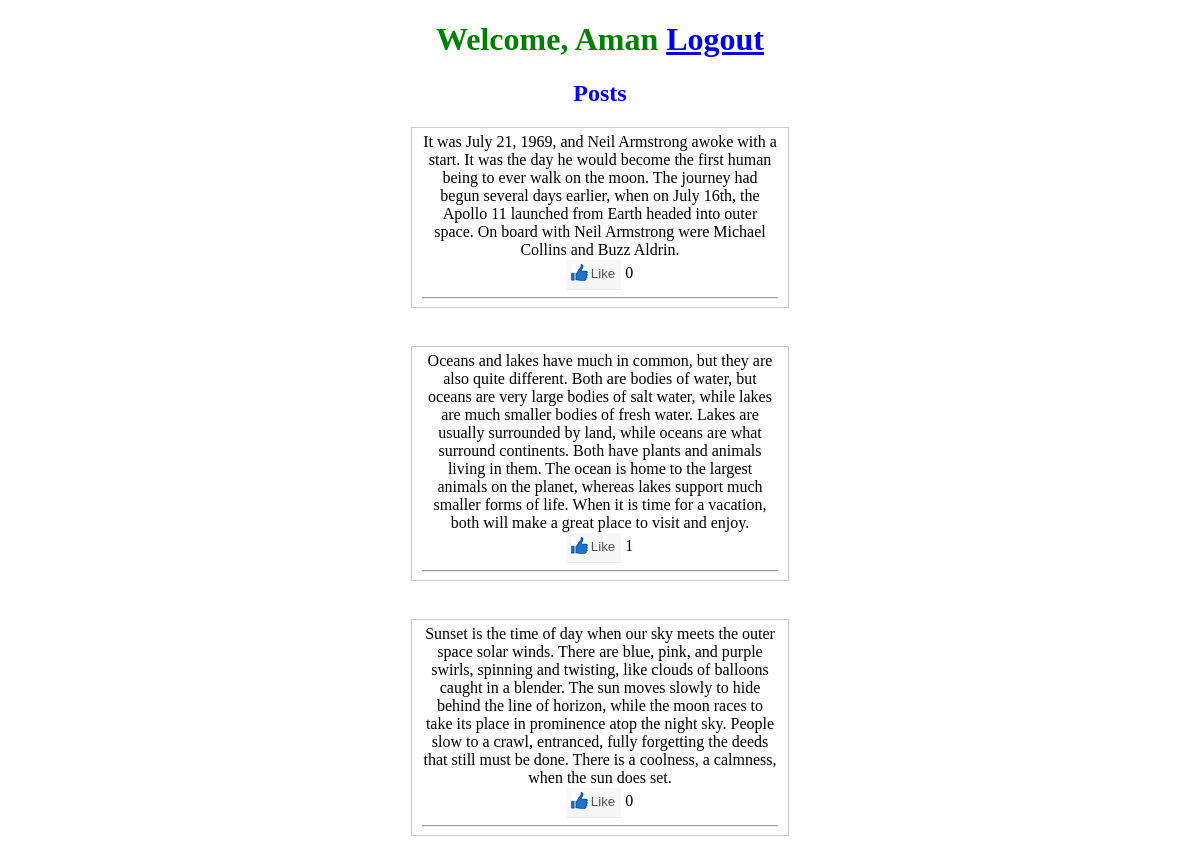
Screenshot of /home.php (signed in) with the database file from the repository.
### tables this page shows
CREATE TABLE IF NOT EXISTS `user` (
  `userid` int(11) NOT NULL AUTO_INCREMENT,
  `username` varchar(30) NOT NULL,
  `password` varchar(30) NOT NULL,
  `your_name` varchar(60) NOT NULL,
  PRIMARY KEY (`userid`)
);

CREATE TABLE IF NOT EXISTS `post` (
  `postid` int(11) NOT NULL AUTO_INCREMENT,
  `post_text` varchar(6000) NOT NULL,
  PRIMARY KEY (`postid`)
);

### home.php (the view, shortened to what this page needs)
<?php
	include('connect.php');
	$uquery=mysqli_query($conn,"select * from `user` where userid='".$_SESSION['userid']."'");
	$urow=mysqli_fetch_assoc($uquery);
?>
<!DOCTYPE html>
<html>
<head>
<link rel="stylesheet" href="https://cdnjs.cloudflare.com/ajax/libs/font-awesome/4.7.0/css/font-awesome.min.css">
</head>
<body>
<div>
	<h1>Welcome, <?php echo $urow['your_name']; ?> <a href="logout.php">Logout</a></h1>
	<h2>Posts</h2>
	<?php
		$query=mysqli_query($conn,"select * from `post`");
		while($row=mysqli_fetch_array($query)){
			?>
				<div class="post">
				<?php echo $row['post_text']; ?><br>
				<div>
						<?php
							$query1=mysqli_query($conn,"select * from `like` where postid='".$row['postid']."' and userid='".$_SESSION['userid']."'");
							if (mysqli_num_rows($query1)>0){
								?>
                                <button value="<?php echo $row['postid']; ?>" class="unlike">Unlike</button>
								<?php
							}
							else{
								?>
								<button value="<?php echo $row['postid']; ?>" class="like">Like</button>
								<?php
							}
						?>
					<span id="show_like<?php echo $row['postid']; ?>">
						<?php
							$query3=mysqli_query($conn,"select * from `like` where postid='".$row['postid']."'");
							echo mysqli_num_rows($query3);
						?>
					</span>
					<hr>
				</div>
				</div><br>
			<?php
		}
	?>
</div>
</body>
</html>

### home.php (style rules this page uses)
body { padding-top: px; text-align: center; }
.post { width: 30%; margin: 10px auto; border: 1px solid #cbcbcb; padding: 5px 10px 0px 10px; }
h1 { color: green; }
h2 { color: blue; }
.like { background-image: url(like.png); background-color: hsl(0, 0%, 97%); background-repeat: no-repeat; background-position: 4px 5px; border: none; cursor: pointer; height: 30px; padding-left: 24px; vertical-align: middle; color: hsl(0, 0%, 33%); border-color: hsl(0, 0%, 60%); -webkit-box-shadow: inset 0 1px 0 hsl(0, 100%, 100%),0 1px 0 hsla(0, 0%, 0%, .08); box-shadow: inset 0 1px 0 hsl(0, 100%, 100%),0 1px 0 hsla(0, 0%, 0%, .08); }

### rows the page displays
user: your_name "Aman"
post: post_text "It was July 21, 1969, and Neil Armstrong awoke with a start. It was the day he would become the first human being to ever walk on the moon. The journey had begun several days earlier, when on July 16th, the Apollo 11 launched from Earth headed into outer space. On board with Neil Armstrong were Michael Collins and Buzz Aldrin.", mysqli_num_rows($query3) "0"
post: post_text "Oceans and lakes have much in common, but they are also quite different. Both are bodies of water, but oceans are very large bodies of salt water, while lakes are much smaller bodies of fresh water. Lakes are usually surrounded by land, while oceans are what surround continents. Both have plants and animals living in them. The ocean is home to the largest animals on the planet, whereas lakes support much smaller forms of life. When it is time for a vacation, both will make a great place to visit and enjoy.", mysqli_num_rows($query3) "1"
post: post_text "Sunset is the time of day when our sky meets the outer space solar winds. There are blue, pink, and purple swirls, spinning and twisting, like clouds of balloons caught in a blender. The sun moves slowly to hide behind the line of horizon, while the moon races to take its place in prominence atop the night sky. People slow to a crawl, entranced, fully forgetting the deeds that still must be done. There is a coolness, a calmness, when the sun does set.", mysqli_num_rows($query3) "0"
